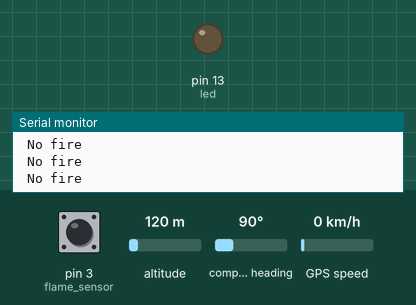
Bench run of a sketch on a simulated Arduino Uno, built with avr-gcc and run on an emulated ATmega328P. Parts: output pins drawn as LEDs (lit = HIGH), the last lines printed to the serial monitor. Dashed ring = blinking. The inputs (shaded band) are chosen by the test bench; at power-on: pin 3 (flame_sensor) LOW, altitude 120 m, compass heading 90°, GPS speed 0 km/h. The GPS gets a fix after 3 s at 37.7749, -122.4194 with 8 satellites.

Above: at 1.2 s.
1.3 s: pin 3 (flame_sensor) driven HIGH
At 2.5 s:
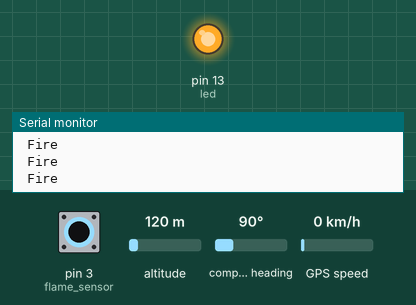
2.8 s: pin 3 (flame_sensor) driven LOW
At 4.1 s:
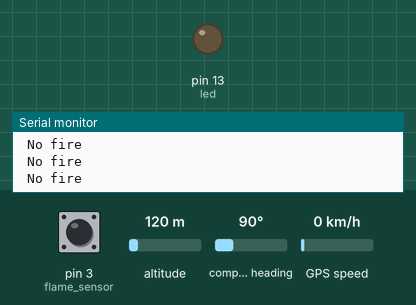
5.8 s: pin 3 (flame_sensor) pulsed HIGH 2 times (0.12 s each, 0.3 s apart)
At 5.87 s:
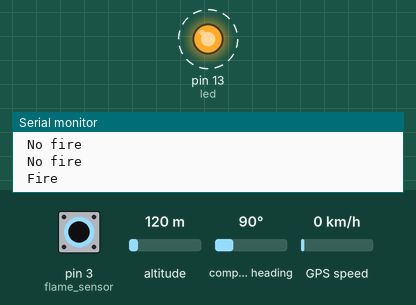
9.4 s: pin 3 (flame_sensor) pulsed HIGH 5 times (0.12 s each, 0.3 s apart)
At 11.0 s:
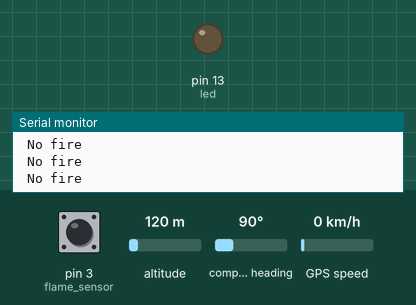
Timing chart, 0 to 12.5 s (numbered marks = the images above; inputs shaded):
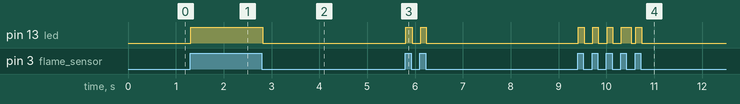

The sketch:

fire_alarm.ino
```cpp
#include <TinyGPS++.h>
#include <SoftwareSerial.h>

int led = 13;
int flame_sensor = 3;
int RXPin = 4, TXPin = 5;
static const uint32_t GPSBaud = 9600;
int flame_detected;

SoftwareSerial ss(RXPin, TXPin);
SoftwareSerial gpsSerial(RXPin, TXPin);
TinyGPSPlus gps;

void setup()
{
  Serial.begin(9600);
  ss.begin(GPSBaud);
  pinMode(led, OUTPUT);
  pinMode(flame_sensor, INPUT);
}

void loop()
{
  flame_detected = digitalRead(flame_sensor);
    if (flame_detected == 1)
    {
     Serial.println(" Fire ");
     digitalWrite(led, HIGH);

       while (ss.available() && flame_detected==1)
        {
         gps.encode(ss.read());
         if (gps.location.isUpdated())
           {
            Serial.print("Latitude= ");
            Serial.print(gps.location.lat(), 6);
            Serial.print(" Longitude= ");
            Serial.println(gps.location.lng(), 6);
           }
        }
    }
     else
     {
      Serial.println(" No fire ");
      digitalWrite(led, LOW);
     }
}
```

Measured:
- after the input at 1.3 s, pin 13 (led): LOW → HIGH at once
- after the input at 2.8 s, pin 13 (led): HIGH → LOW at once
- after the input at 5.8 s, pin 13 (led): alternates HIGH for 0.12 s and LOW for 0.18 s, 4 changes in all, then stays LOW, starting at once
- after the input at 9.4 s, pin 13 (led): goes 3 × (HIGH 0.12 s, LOW 0.18 s), HIGH 0.21 s, LOW 0.09 s, HIGH 0.13 s, then LOW, starting at once
